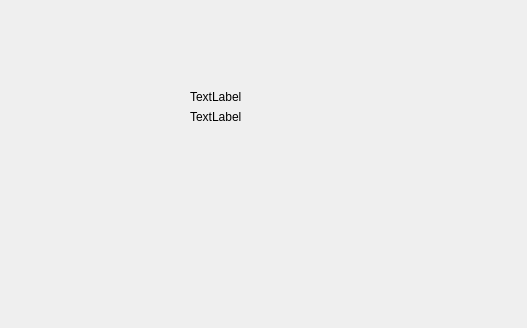
<?xml version="1.0" encoding="UTF-8"?>
<ui version="4.0">
 <class>Form</class>
 <widget class="QWidget" name="Form">
  <property name="geometry">
   <rect>
    <x>0</x>
    <y>0</y>
    <width>527</width>
    <height>328</height>
   </rect>
  </property>
  <property name="windowTitle">
   <string>Form</string>
  </property>
  <widget class="QWidget" name="verticalLayoutWidget">
   <property name="geometry">
    <rect>
     <x>190</x>
     <y>90</y>
     <width>160</width>
     <height>80</height>
    </rect>
   </property>
   <layout class="QVBoxLayout" name="verticalLayout" stretch="4,1">
    <property name="sizeConstraint">
     <enum>QLayout::SetFixedSize</enum>
    </property>
    <item>
     <widget class="QLabel" name="label_3">
      <property name="text">
       <string>TextLabel</string>
      </property>
     </widget>
    </item>
    <item>
     <widget class="QLabel" name="label_2">
      <property name="text">
       <string>TextLabel</string>
      </property>
     </widget>
    </item>
   </layout>
  </widget>
 </widget>
 <resources/>
 <connections/>
</ui>
